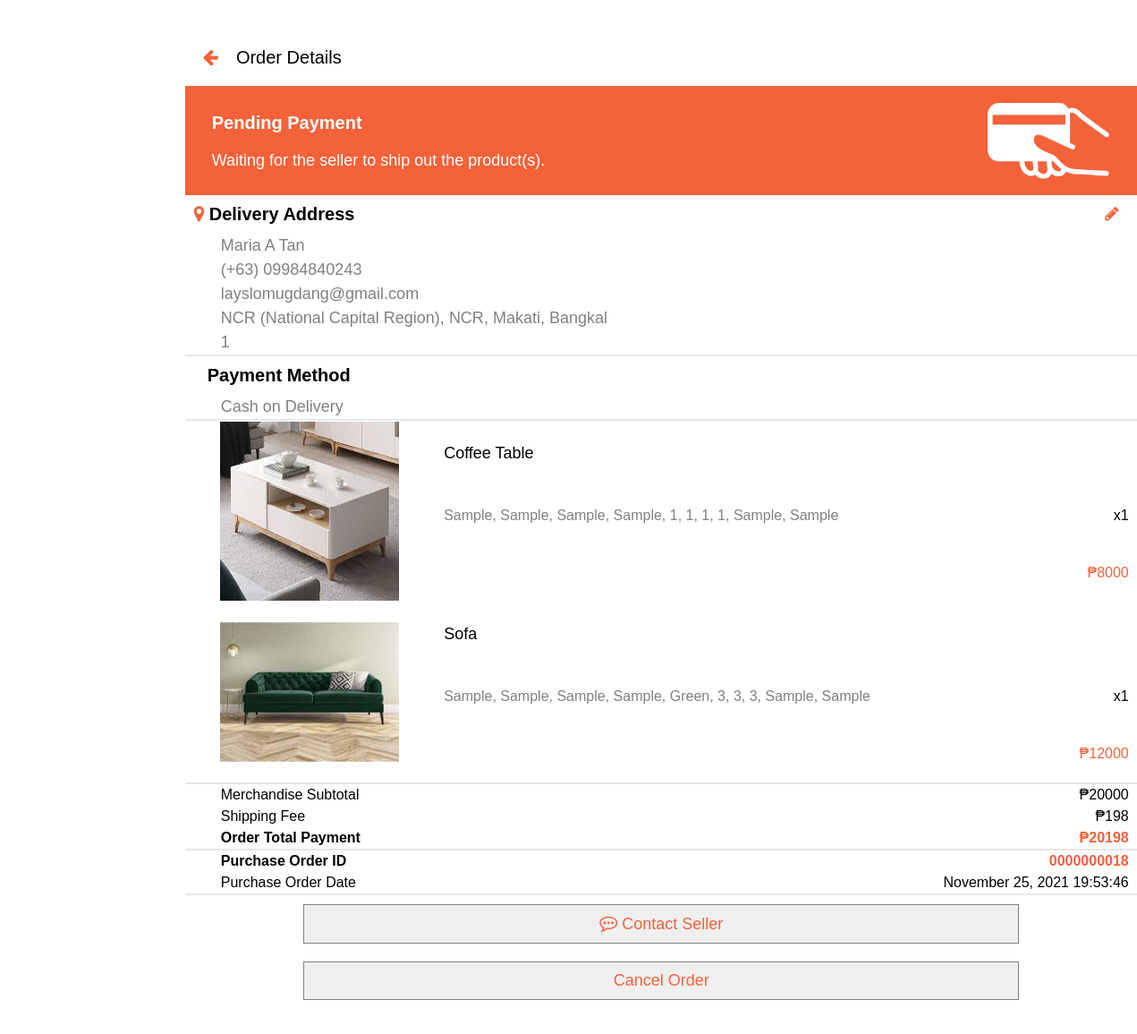
/forms/costumer/orderdetails_topay.php?costumerproductorder=18 (signed in), run on the app's committed database.
### tables this page shows
CREATE TABLE `costumerproductorders` (
  `CostumerProductOrder_ID` int(11) NOT NULL,
  `PlatformProductOrder_ID` text NOT NULL,
  `CostumerPurchase_ID` int(11) NOT NULL,
  `Costumer_Default_First_Name` varchar(100) NOT NULL,
  `Costumer_Default_Middle_Name` varchar(100) NOT NULL,
  `Costumer_Default_Last_Name` varchar(100) NOT NULL,
  `Costumer_Default_Contact_Number` varchar(100) NOT NULL,
  `Costumer_Default_Email_Address` varchar(100) NOT NULL,
  `Costumer_Default_Region` varchar(100) NOT NULL,
  `Costumer_Default_Province` varchar(100) NOT NULL,
  `Costumer_Default_City` varchar(100) NOT NULL,
  `Costumer_Default_Barangay` varchar(100) NOT NULL,
  `Costumer_Default_Postal_Code` varchar(100) NOT NULL,
  `Costumer_Default_Detailed_Address` text NOT NULL,
  `Order_Status` varchar(100) NOT NULL,
  `Payment_Status` varchar(100) NOT NULL,
  `Cancellation_Reason` varchar(100) NOT NULL
);

CREATE TABLE `costumerspurchase` (
  `CostumerPurchase_ID` int(11) NOT NULL,
  `Purchase_Type` varchar(100) NOT NULL,
  `CostumerProfile_ID` int(11) NOT NULL,
  `Total_Quantity` varchar(100) NOT NULL,
  `Fee` varchar(100) NOT NULL,
  `DateOfPurchase` datetime NOT NULL,
  `DateReceive` date NOT NULL,
  `Payment_Method` varchar(100) NOT NULL
);

CREATE TABLE `products` (
  `Product_ID` int(11) NOT NULL,
  `Product_Name` varchar(100) NOT NULL,
  `Price` varchar(100) NOT NULL,
  `Stocks` varchar(100) NOT NULL,
  `Brand` varchar(100) NOT NULL,
  `Materials` varchar(100) NOT NULL,
  `Furniture_Type` varchar(100) NOT NULL,
  `Style` varchar(100) NOT NULL,
  `Color` varchar(100) NOT NULL,
  `Height` varchar(100) NOT NULL,
  `Width` varchar(100) NOT NULL,
  `Weight` varchar(100) NOT NULL,
  `Model` varchar(100) NOT NULL,
  `Pattern` varchar(100) NOT NULL,
  `Description` text NOT NULL,
  `Cover_Photo` text NOT NULL,
  `Image1` text NOT NULL,
  `Image2` text NOT NULL,
  `Image3` text NOT NULL,
  `Image4` text NOT NULL,
  `Image5` text NOT NULL,
  `DelistOrListed` varchar(100) NOT NULL,
  `UnpublishedOrPublished` varchar(100) NOT NULL,
  `ProductCategory_ID` int(11) NOT NULL
);

CREATE TABLE `costumerspurchaseproduct` (
  `CostumerPurchaseProduct_ID` int(11) NOT NULL,
  `CostumerProfile_ID` int(11) NOT NULL,
  `Product_ID` int(11) NOT NULL,
  `Quantity` varchar(100) NOT NULL,
  `DateOfPurchase` datetime NOT NULL,
  `CostumerPurchase_ID` int(11) NOT NULL
);

### server/orderdetails_topay.php (called while the page is built, shortened)
<?php
include "connection/db_conn.php";
if (isset($_SESSION['UserAccount_ID'])){
	$useraccount_id = $_SESSION['UserAccount_ID'];
	$sqluser ="SELECT `CostumerProfile_ID`, `UserAccount_ID` FROM `costumersprofile` WHERE UserAccount_ID = '$useraccount_id'";
	$resultuser = mysqli_query($conn, $sqluser);
	if (mysqli_num_rows($resultuser)==0){
		$costumerprofile_id = "";
	}else{
		while ($row = $resultuser->fetch_assoc()) {
	   		$costumerprofile_id = $row['CostumerProfile_ID'];
		}
	}
	if (isset($_GET['costumerproductorder'])) {
		$costumerproductorder = $_GET['costumerproductorder'];
		$sqldeliveryaddress = "SELECT `CostumerProductOrder_ID`, `CostumerPurchase_ID`, `Costumer_Default_First_Name`, `Costumer_Default_Middle_Name`, `Costumer_Default_Last_Name`, `Costumer_Default_Contact_Number`, `Costumer_Default_Email_Address`, `Costumer_Default_Region`, `Costumer_Default_Province`, `Costumer_Default_City`, `Costumer_Default_Barangay`, `Costumer_Default_Postal_Code`, `Costumer_Default_Detailed_Address` FROM `costumerproductorders` WHERE CostumerProductOrder_ID ='$costumerproductorder'";
		$resultdeliveryaddress = mysqli_query($conn, $sqldeliveryaddress);
			while($row = mysqli_fetch_assoc($resultdeliveryaddress)){
				$costumerpurchase_id = $row['CostumerPurchase_ID'];
				$costumer_firstname = $row['Costumer_Default_First_Name'];
				$costumer_middlename = $row['Costumer_Default_Middle_Name'];
				$costumer_lastname = $row['Costumer_Default_Last_Name'];
				$costumer_contactnumber = $row['Costumer_Default_Contact_Number'];
				$costumer_emailaddress = $row['Costumer_Default_Email_Address'];
				$costumer_region = $row['Costumer_Default_Region'];
				$costumer_province = $row['Costumer_Default_Province'];
				$costumer_city = $row['Costumer_Default_City'];
				$costumer_barangay = $row['Costumer_Default_Barangay'];
				$costumer_postalcode = $row['Costumer_Default_Postal_Code'];
			}
		$sqlpaymentmethod = "SELECT * FROM `costumerspurchase` WHERE `CostumerPurchase_ID` = '$costumerpurchase_id'";
		$resultpaymentmethod = mysqli_query($conn, $sqlpaymentmethod);
			while($row = mysqli_fetch_assoc($resultpaymentmethod)){
				$paymentmethod = $row['Payment_Method'];
			}
		$sqlpurchaseproducts = "SELECT costumerproductorders.CostumerProductOrder_ID, costumerproductorders.Order_Status, costumerspurchase.CostumerPurchase_ID, costumerspurchaseproduct.CostumerPurchaseProduct_ID, costumersprofile.CostumerProfile_ID, products.Product_ID, products.Product_Name, products.Price, products.Stocks, products.Brand, products.Materials, products.Furniture_Type, products.Style, products.Color, products.Height, products.Width, products.Weight, products.Model, products.Pattern, products.Cover_Photo, costumerspurchase.Total_Quantity, costumerspurchaseproduct.Quantity, costumerspurchase.Fee
		FROM costumerproductorders INNER JOIN costumerspurchase ON costumerspurchase.CostumerPurchase_ID = costumerproductorders.CostumerPurchase_ID INNER JOIN costumerspurchaseproduct ON costumerspurchase.CostumerPurchase_ID = costumerspurchaseproduct.CostumerPurchase_ID INNER JOIN costumersprofile ON costumersprofile.CostumerProfile_ID = costumerspurchase.CostumerProfile_ID INNER JOIN products ON products.Product_ID = costumerspurchaseproduct.Product_ID WHERE costumersprofile.CostumerProfile_ID = '$costumerprofile_id' AND costumerspurchase.CostumerPurchase_ID = '$costumerpurchase_id' GROUP BY products.Product_ID DESC";
		$resultpurchaseproducts = mysqli_query($conn, $sqlpurchaseproducts);
		$sqlcheckcostumerpurchase ="SELECT * FROM `costumerspurchase` WHERE CostumerPurchase_ID ='$costumerpurchase_id'";
		$resultcostumerpurchase = mysqli_query($conn, $sqlcheckcostumerpurchase);
			while($row = mysqli_fetch_assoc($resultcostumerpurchase)){
				$costumer_fee = $row['Fee'];
			}
		$sqlgettotalpayment ="SELECT SUM(products.Price * costumerspurchaseproduct.Quantity)as Total_Payment FROM `costumerspurchaseproduct` INNER JOIN products ON products.Product_ID = costumerspurchaseproduct.Product_ID WHERE CostumerPurchase_ID ='$costumerpurchase_id'";
		$resulttotalpayment = mysqli_query($conn, $sqlgettotalpayment);
			while($row = mysqli_fetch_assoc($resulttotalpayment)){
				$costumer_totalpayment = $row['Total_Payment'];
			}
		$costumer_overalltotalpayment  = $costumer_totalpayment + $costumer_fee;
		$sqlproductpurchaseorderdetails ="SELECT `CostumerPurchase_ID`, `Purchase_Type`, `CostumerProfile_ID`, `Total_Quantity`, `Fee`, `DateOfPurchase`, `DateReceive`, `Payment_Method` FROM `costumerspurchase` WHERE `CostumerPurchase_ID` ='$costumerpurchase_id'";
		$resultproductpurchaseorderdetails = mysqli_query($conn, $sqlproductpurchaseorderdetails);
			while($row = mysqli_fetch_assoc($resultproductpurchaseorderdetails)){
					$costumer_purchaseid = $row['CostumerPurchase_ID'];
					$number = $costumer_purchaseid;
					$costumer_purchasenewid = str_pad($number, 10, '0', STR_PAD_LEFT);
					$dateofpurchase = strtotime($row['DateOfPurchase']);
		  			$costumer_dateofpurchase = date('F j, Y H:i:s', $dateofpurchase);
				}
	}
}
?>

### forms/costumer/orderdetails_topay.php (the view, shortened to what this page needs)
<?php
include "../../server/orderdetails_topay.php";
?>
<!DOCTYPE html>
<html>
<head>
	<link rel="stylesheet" href="https://stackpath.bootstrapcdn.com/font-awesome/4.7.0/css/font-awesome.min.css">
	<link rel="stylesheet" type="text/css" href="../../style/css/costumer/orderdetails_topay.css">
</head>
<body>
<?php
if(isset($_SESSION['Username'])){
?>
		<div class="main-container">
			<div class="card">
				<section class="order_details">
					<p><a href="my_purchases_topay.php"><i class="fa fa-arrow-left" aria-hidden="true"></i></a>Order Details</p>
					<div class="order_informations">
						<div class="order_details_description">
							<p class="paymentpending">Pending Payment</p>
							<p class=" content">Waiting for the seller to ship out the product(s).</p>
							<img src="../../style/assets/icons/topayicon.png">
						</div>
						<table class="delivery_details" border="0">
							<tr>
								<td class="delivery_details_label"><i class="fa fa-map-marker location" aria-hidden="true"></i> Delivery Address</td>
								<td class="view"><a href="orderdetails_topay_addressselection.php?costumerproductorder=<?php echo $costumerpurchase_id; ?>"><i class="fa fa-pencil" aria-hidden="true"></i></a></td>
							</tr>
							<tr>
								<td colspan="2" class="costumer_delivery_details"><?php echo $costumer_firstname." ".$costumer_middlename." ".$costumer_lastname; ?></td>
							</tr>
							<tr>
								<td colspan="2" class="costumer_delivery_details"><?php echo "(+63) ".$costumer_contactnumber; ?></td>
							</tr>
							<tr>
								<td colspan="2" class="costumer_delivery_details"><?php echo $costumer_emailaddress; ?></td>
							</tr>
							<tr>
								<td colspan="2" class="costumer_delivery_details"><?php echo $costumer_region.", ".$costumer_province.", ".$costumer_city.", ".$costumer_barangay; ?></td>
							</tr>
							<tr>
								<td colspan="2" class="costumer_delivery_details"><?php echo $costumer_postalcode; ?></td>
							</tr>
						</table>
						<table class="payment_method" border="0">
							<tr>
								<td class="payment_method_label">Payment Method</td>
							</tr>
							<tr>
								<td class="payment_method_detail"><?php echo $paymentmethod?></td>
							</tr>
						</table>
						<table class="purchase_product_details" border="0">
						<?php
						if(mysqli_num_rows($resultpurchaseproducts) == 0){
							echo "";
						}else{
							while ($row = $resultpurchaseproducts->fetch_assoc()) {
						?>
							<tr>
								<td rowspan="3" class="product_image"><img src="../../style/assets/products/<?php echo $row['Cover_Photo']; ?>"></td>
								<td colspan="2" class="product_name"><?php echo $row['Product_Name']; ?></td>
							</tr>
							<tr>
								<td class="product_details"><?php echo $row['Brand'].", ".$row['Materials'].", ".$row['Furniture_Type'].", ".$row['Style'].", ".$row['Color'].", ".$row['Height'].", ".$row['Width'].", ".$row['Weight'].", ".$row['Model'].", ".$row['Pattern']?></td>
								<td class="product_quantity">x<?php echo $row['Quantity']; ?></td>
							</tr>
							<tr>
								<td colspan="2" class="product_price">₱<?php echo $row['Price']; ?></td>
							</tr>
						<?php
							}
						}
						?>
						</table>
						<table class="purchase_payment_details" border="0">
							<tr>
								<td class="payment_label">Merchandise Subtotal</td>
								<td colspan="2" class="payment_details">₱<?php echo $costumer_totalpayment; ?></td>
							</tr>
							<tr>
								<td class="payment_label">Shipping Fee</td>
								<td colspan="2" class="payment_details">₱<?php echo $costumer_fee;?></td>
							</tr>
							<tr>
								<td class="payment_label"><b>Order Total Payment</b></td>
								<td colspan="2" class="payment_details total_payment">₱<?php echo $costumer_overalltotalpayment;?></td>
							</tr>
						</table>
						<table class="purchase_order_details">
							<tr>
								<td class="payment_label"><b>Purchase Order ID</b></td>
								<td colspan="2" class="payment_details order_id"><b><?php echo $costumer_purchasenewid;?></b></td>
							</tr>
							<tr>
								<td class="payment_label">Purchase Order Date</td>
								<td colspan="2" class="payment_details"><?php echo $costumer_dateofpurchase;?></td>
							</tr>
						</table>
						<div class="order_options">
							<button><i class="fa fa-commenting-o" aria-hidden="true"></i>Contact Seller</button>
							<button onclick="togglePopup()">Cancel Order</button>
						</div>
					</div>
				</section>
			</div>
		</div>
<?php
}else{
	header("Location:../login.php");
	exit();
}
?>
</body>
</html>

### style/css/costumer/orderdetails_topay.css (style rules this page uses)
.main-container { width: (100% - 250px); padding: 15px; background-size: cover; transition: 0.3s; }
.main-container { width: (100% - 70px); }
.main-container .card { z-index: 1; width: 70%; display: flex; margin: 10px auto; background:#fff; }
.order_informations { background: rgb(229, 232, 232); }
.order_details p { font-size: 20px; padding-left: 20px; color:#000; font-family: Helvetica; }
.order_details i { color:#f4623a; padding-right: 20px; }
.order_details_description { width: 1045px; height:auto; display: block; background: #f4623a; padding: 10px; }
.order_details_description .paymentpending { font-size: 20px; font-family: Helvetica; font-weight: bold; color: #fff; }
.order_details_description .content { font-size: 18px; font-family: Helvetica; color: #fff; }
.order_details_description img { height: 100px; -webkit-transform: scaleX(-1); transform: scaleX(-1); position: absolute; margin: -100px 880px; }
.delivery_details { width: 100%; border-collapse: collapse; background: #fff; }
.delivery_details .location { padding-right: 0px; }
.delivery_details .delivery_details_label { font-size: 20px; font-family: Helvetica; padding: 10px; font-weight: bold; }
.delivery_details .view { font-size: 18px; font-family: Helvetica; font-weight: bold; text-align: right; }
.delivery_details .view a { text-decoration: none; color: #f4623a; }
.delivery_details .costumer_delivery_details { padding:3px 40px; font-size: 18px; font-family: Helvetica; color: #808080; }
.payment_method { margin-top: 2px; width: 100%; border-collapse: collapse; background: #fff; }
.payment_method .payment_method_label { padding: 10px 25px; font-size: 20px; font-family: Helvetica; font-weight: bold; }
.payment_method .payment_method_detail { padding:3px 40px; font-size: 18px; font-family: Helvetica; color: #808080; }
.purchase_product_details { margin-top: 2px; width: 100%; border-collapse: collapse; background: #fff; }
.purchase_product_details .product_image { text-align: center; }
.purchase_product_details .product_image img { width: 200px; height: 200px; margin-bottom: -4px; }
.purchase_product_details .product_name { padding-left: 10px; font-size: 18px; font-family: Helvetica; }
.purchase_product_details .product_details { padding-left: 10px; font-size: 16px; font-family: Helvetica; color: #808080; }
.purchase_product_details .product_quantity { padding-right: 10px; font-size: 16px; font-family: Helvetica; text-align: right; width: 100px; }
.purchase_product_details .product_price { padding-right: 10px; font-size: 16px; font-family: Helvetica; text-align: right; color: #f4623a; }
.purchase_payment_details { margin-top: 2px; width: 100%; border-collapse: collapse; background: #fff; }
.purchase_payment_details .payment_label { padding:3px 40px; font-size: 16px; font-family: Helvetica; color: #000; }
.purchase_payment_details .payment_details { padding:3px 10px; font-size: 16px; font-family: Helvetica; color: #000; text-align: right; }
.purchase_payment_details .total_payment { color: #f4623a; font-weight: bold; }
.purchase_order_details { margin-top: 2px; width: 100%; border-collapse: collapse; background: #fff; }
.purchase_order_details .payment_label { padding:3px 40px; font-size: 16px; font-family: Helvetica; color: #000; }
.purchase_order_details .payment_details { padding:3px 10px; font-size: 16px; font-family: Helvetica; color: #000; text-align: right; }
.purchase_order_details .order_id { color: #f4623a; font-weight: bold; }
.order_options { text-align: center; background: #fff; margin-top: 2px; }
.order_options button { width: 800px; padding: 10px 5px; margin: 10px 10px; font-size: 18px; cursor: pointer; border: 0.5px solid #808080; color: #f4623a; }
.order_options i { margin-right: -15px; font-size: 20px; color: #f4623a; }

### data on the page
costumerproductorders: Costumer_Default_First_Name "Maria", Costumer_Default_Middle_Name "A", Costumer_Default_Last_Name "Tan", Costumer_Default_Contact_Number "09984840243", Costumer_Default_Email_Address "layslomugdang@gmail.com", Costumer_Default_Region "NCR (National Capital Region)", Costumer_Default_Province "NCR", Costumer_Default_City "Makati", Costumer_Default_Barangay "Bangkal", Costumer_Default_Postal_Code "1", products.Cover_Photo (picture), products.Product_Name "Coffee Table", products.Brand "Sample", products.Materials "Sample", products.Furniture_Type "Sample", products.Style "Sample", products.Color "1", products.Height "1", products.Width "1", products.Weight "1", products.Model "Sample", products.Pattern "Sample", costumerspurchaseproduct.Quantity "1", products.Price "8000", products.Product_Name "Sofa", products.Color "Green", products.Height "3", products.Width "3", products.Weight "3", products.Price "12000"
costumerspurchase: Payment_Method "Cash on Delivery", Fee "198", CostumerPurchase_ID "0000000018", DateOfPurchase "November 25, 2021 19:53:46"

### other printed values
$costumer_totalpayment "20000"
$costumer_overalltotalpayment "20198"
